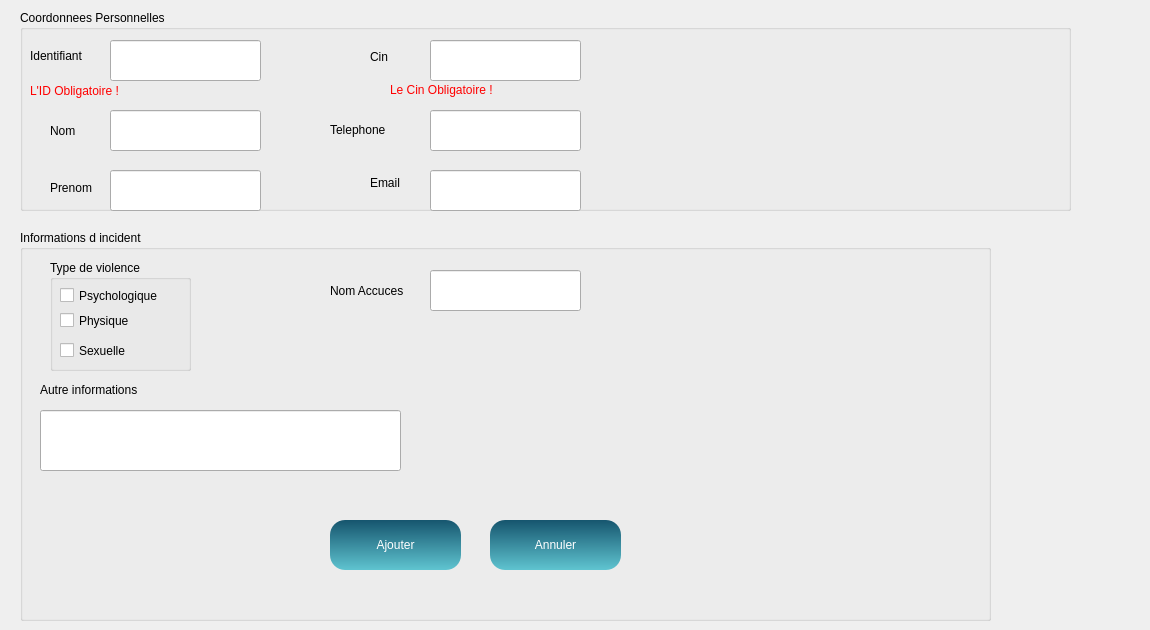
          <widget class="QWidget" name="tab_6">
           <attribute name="icon">
            <iconset resource="resource.qrc">
             <normaloff>:/image/img/button.png</normaloff>:/image/img/button.png</iconset>
           </attribute>
           <attribute name="title">
            <string>Ajouter une declaration de violance</string>
           </attribute>
           <widget class="QGroupBox" name="groupBox_5">
            <property name="geometry">
             <rect>
              <x>20</x>
              <y>230</y>
              <width>971</width>
              <height>391</height>
             </rect>
            </property>
            <property name="title">
             <string>Informations d incident</string>
            </property>
            <widget class="QLabel" name="label_69">
             <property name="geometry">
              <rect>
               <x>310</x>
               <y>40</y>
               <width>101</width>
               <height>41</height>
              </rect>
             </property>
             <property name="text">
              <string>Nom Accuces</string>
             </property>
            </widget>
            <widget class="QLabel" name="label_70">
             <property name="geometry">
              <rect>
               <x>20</x>
               <y>150</y>
               <width>131</width>
               <height>20</height>
              </rect>
             </property>
             <property name="text">
              <string>Autre informations </string>
             </property>
            </widget>
            <widget class="QLineEdit" name="LeNomA">
             <property name="geometry">
              <rect>
               <x>410</x>
               <y>40</y>
               <width>151</width>
               <height>41</height>
              </rect>
             </property>
            </widget>
            <widget class="QLineEdit" name="commentaire">
             <property name="geometry">
              <rect>
               <x>20</x>
               <y>180</y>
               <width>361</width>
               <height>61</height>
              </rect>
             </property>
            </widget>
            <widget class="QGroupBox" name="groupBox_9">
             <property name="geometry">
              <rect>
               <x>30</x>
               <y>30</y>
               <width>141</width>
               <height>111</height>
              </rect>
             </property>
             <property name="title">
              <string>Type de violence</string>
             </property>
             <widget class="QCheckBox" name="psy_2">
              <property name="geometry">
               <rect>
                <x>10</x>
                <y>20</y>
                <width>101</width>
                <height>31</height>
               </rect>
              </property>
              <property name="text">
               <string>Psychologique</string>
              </property>
             </widget>
             <widget class="QCheckBox" name="phy_2">
              <property name="geometry">
               <rect>
                <x>10</x>
                <y>50</y>
                <width>111</width>
                <height>21</height>
               </rect>
              </property>
              <property name="text">
               <string>Physique</string>
              </property>
             </widget>
             <widget class="QCheckBox" name="sex_2">
              <property name="geometry">
               <rect>
                <x>10</x>
                <y>80</y>
                <width>81</width>
                <height>21</height>
               </rect>
              </property>
              <property name="text">
               <string>Sexuelle</string>
              </property>
             </widget>
            </widget>
            <widget class="QPushButton" name="ajouter">
             <property name="geometry">
              <rect>
               <x>310</x>
               <y>290</y>
               <width>131</width>
               <height>50</height>
              </rect>
             </property>
             <property name="sizePolicy">
              <sizepolicy hsizetype="Maximum" vsizetype="Preferred">
               <horstretch>0</horstretch>
               <verstretch>0</verstretch>
              </sizepolicy>
             </property>
             <property name="styleSheet">
              <string notr="true">QPushButton
{
background : qlineargradient(spread:pad, x1:0.467, y1:0, x2:0.482, y2:1, stop:0 rgba(22, 85,110, 255), stop:1 rgba(95, 196, 208, 255));
border-radius:15px;
color:white;
}
QPushButton:hover
{
background:qlineargradient(spread:pad, x1:0.457286, y1:0.381, x2:0.508, y2:1, stop:0 rgba(95, 196, 208, 255), stop:1 rgba(22, 85,110, 255))
}</string>
             </property>
             <property name="text">
              <string>Ajouter</string>
             </property>
             <property name="icon">
              <iconset resource="resource.qrc">
               <normaloff>:/image/img/add-button.png</normaloff>:/image/img/add-button.png</iconset>
             </property>
             <property name="iconSize">
              <size>
               <width>30</width>
               <height>20</height>
              </size>
             </property>
             <property name="autoDefault">
              <bool>true</bool>
             </property>
             <property name="default">
              <bool>false</bool>
             </property>
             <property name="flat">
              <bool>false</bool>
             </property>
            </widget>
            <widget class="QPushButton" name="pushButton_19">
             <property name="geometry">
              <rect>
               <x>470</x>
               <y>290</y>
               <width>131</width>
               <height>50</height>
              </rect>
             </property>
             <property name="sizePolicy">
              <sizepolicy hsizetype="Maximum" vsizetype="Preferred">
               <horstretch>0</horstretch>
               <verstretch>0</verstretch>
              </sizepolicy>
             </property>
             <property name="styleSheet">
              <string notr="true">QPushButton
{
background : qlineargradient(spread:pad, x1:0.467, y1:0, x2:0.482, y2:1, stop:0 rgba(22, 85,110, 255), stop:1 rgba(95, 196, 208, 255));
border-radius:15px;
color:white;
}
QPushButton:hover
{
background:qlineargradient(spread:pad, x1:0.457286, y1:0.381, x2:0.508, y2:1, stop:0 rgba(95, 196, 208, 255), stop:1 rgba(22, 85,110, 255))
}</string>
             </property>
             <property name="text">
              <string>Annuler</string>
             </property>
             <property name="icon">
              <iconset resource="resource.qrc">
               <normaloff>:/image/img/empty.png</normaloff>:/image/img/empty.png</iconset>
             </property>
             <property name="iconSize">
              <size>
               <width>20</width>
               <height>20</height>
              </size>
             </property>
            </widget>
           </widget>
           <widget class="QGroupBox" name="groupBox_3">
            <property name="geometry">
             <rect>
              <x>20</x>
              <y>10</y>
              <width>1051</width>
              <height>201</height>
             </rect>
            </property>
            <property name="title">
             <string>Coordonnees Personnelles</string>
            </property>
            <widget class="QLabel" name="label_71">
             <property name="geometry">
              <rect>
               <x>10</x>
               <y>30</y>
               <width>81</width>
               <height>31</height>
              </rect>
             </property>
             <property name="text">
              <string>Identifiant</string>
             </property>
            </widget>
            <widget class="QLabel" name="LeNom">
             <property name="geometry">
              <rect>
               <x>30</x>
               <y>110</y>
               <width>91</width>
               <height>21</height>
              </rect>
             </property>
             <property name="text">
              <string>Nom</string>
             </property>
            </widget>
            <widget class="QLabel" name="label_72">
             <property name="geometry">
              <rect>
               <x>30</x>
               <y>170</y>
               <width>55</width>
               <height>16</height>
              </rect>
             </property>
             <property name="text">
              <string>Prenom</string>
             </property>
            </widget>
            <widget class="QLineEdit" name="leId">
             <property name="geometry">
              <rect>
               <x>90</x>
               <y>30</y>
               <width>151</width>
               <height>41</height>
              </rect>
             </property>
            </widget>
            <widget class="QLineEdit" name="leNom">
             <property name="geometry">
              <rect>
               <x>90</x>
               <y>100</y>
               <width>151</width>
               <height>41</height>
              </rect>
             </property>
            </widget>
            <widget class="QLineEdit" name="LeTel">
             <property name="geometry">
              <rect>
               <x>410</x>
               <y>100</y>
               <width>151</width>
               <height>41</height>
              </rect>
             </property>
            </widget>
            <widget class="QLineEdit" name="LeEmail">
             <property name="geometry">
              <rect>
               <x>410</x>
               <y>160</y>
               <width>151</width>
               <height>41</height>
              </rect>
             </property>
            </widget>
            <widget class="QLabel" name="label_73">
             <property name="geometry">
              <rect>
               <x>350</x>
               <y>40</y>
               <width>47</width>
               <height>13</height>
              </rect>
             </property>
             <property name="text">
              <string>Cin</string>
             </property>
            </widget>
            <widget class="QLabel" name="label_74">
             <property name="geometry">
              <rect>
               <x>310</x>
               <y>110</y>
               <width>71</width>
               <height>20</height>
              </rect>
             </property>
             <property name="text">
              <string>Telephone</string>
             </property>
            </widget>
            <widget class="QLabel" name="label_75">
             <property name="geometry">
              <rect>
               <x>350</x>
               <y>163</y>
               <width>61</width>
               <height>20</height>
              </rect>
             </property>
             <property name="text">
              <string>Email</string>
             </property>
            </widget>
            <widget class="QLineEdit" name="lePrenom">
             <property name="geometry">
              <rect>
               <x>90</x>
               <y>160</y>
               <width>151</width>
               <height>41</height>
              </rect>
             </property>
            </widget>
            <widget class="QLineEdit" name="LeCin">
             <property name="geometry">
              <rect>
               <x>410</x>
               <y>30</y>
               <width>151</width>
               <height>41</height>
              </rect>
             </property>
            </widget>
            <widget class="QLabel" name="test1">
             <property name="geometry">
              <rect>
               <x>250</x>
               <y>100</y>
               <width>21</width>
               <height>16</height>
              </rect>
             </property>
             <property name="styleSheet">
              <string notr="true">QLabel
{
color:transparent;
}</string>
             </property>
             <property name="text">
              <string/>
             </property>
            </widget>
            <widget class="QLabel" name="labelnom_3">
             <property name="geometry">
              <rect>
               <x>370</x>
               <y>69</y>
               <width>311</width>
               <height>21</height>
              </rect>
             </property>
             <property name="styleSheet">
              <string notr="true">color:rgb(255, 0, 0);</string>
             </property>
             <property name="text">
              <string>Le Cin Obligatoire !</string>
             </property>
            </widget>
            <widget class="QLabel" name="labelnom_4">
             <property name="geometry">
              <rect>
               <x>10</x>
               <y>70</y>
               <width>311</width>
               <height>21</height>
              </rect>
             </property>
             <property name="styleSheet">
              <string notr="true">color:rgb(255, 0, 0);</string>
             </property>
             <property name="text">
              <string>L'ID Obligatoire !</string>
             </property>
            </widget>
            <zorder>label_71</zorder>
            <zorder>label_72</zorder>
            <zorder>label_73</zorder>
            <zorder>label_74</zorder>
            <zorder>label_75</zorder>
            <zorder>LeNom</zorder>
            <zorder>leId</zorder>
            <zorder>leNom</zorder>
            <zorder>LeTel</zorder>
            <zorder>LeEmail</zorder>
            <zorder>lePrenom</zorder>
            <zorder>LeCin</zorder>
            <zorder>test1</zorder>
            <zorder>labelnom_3</zorder>
            <zorder>labelnom_4</zorder>
           </widget>
           <widget class="QLabel" name="label">
            <property name="geometry">
             <rect>
              <x>10</x>
              <y>0</y>
              <width>1131</width>
              <height>601</height>
             </rect>
            </property>
            <property name="styleSheet">
             <string notr="true">border-image: url(:/img/policeman-hold-shield-wearing-helmet-uniform-cop-guard-brick-background_48369-15139.jpg);</string>
            </property>
            <property name="text">
             <string/>
            </property>
           </widget>
           <zorder>label</zorder>
           <zorder>groupBox_3</zorder>
           <zorder>groupBox_5</zorder>
          </widget>
